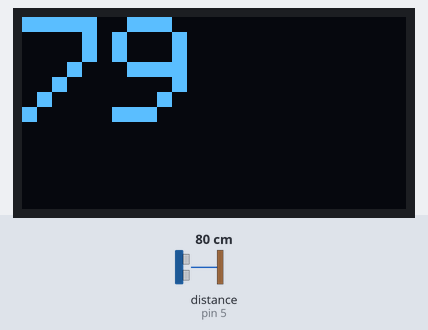
This sketch was run on a simulated Arduino Uno, built with avr-gcc and run on an emulated ATmega328P. Shown: 128×64 one-colour display. Wiring (inferred from the names in the program): ultrasonic range finder: trigger pin 4; echo pin 5. Inputs (shaded band) come from the test bench; at power-on: distance to the obstacle (sensor on pin 5) 80 cm. The echo pulse lasts 58.3 µs per cm; the display library's start-up logo is not drawn; what the sketch prints to the serial monitor is not drawn.

Above: at 3.28 s.
3.3 s: distance to the obstacle (sensor on pin 5) set to 4 cm
At 4.1 s:
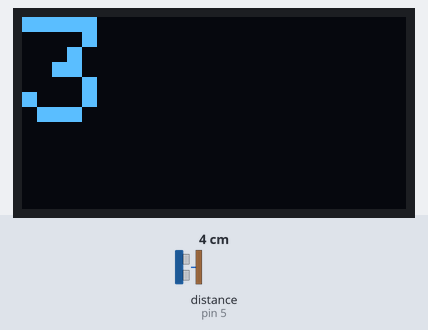
4.8 s: distance to the obstacle (sensor on pin 5) set to 2 cm
At 5.5 s:
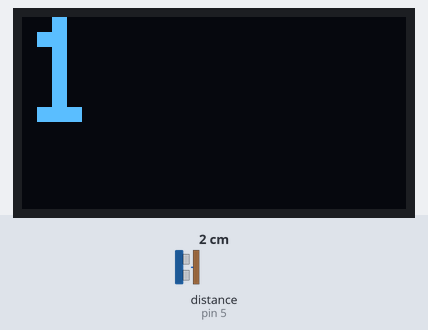
6.3 s: distance to the obstacle (sensor on pin 5) set to 250 cm
At 7.0 s:
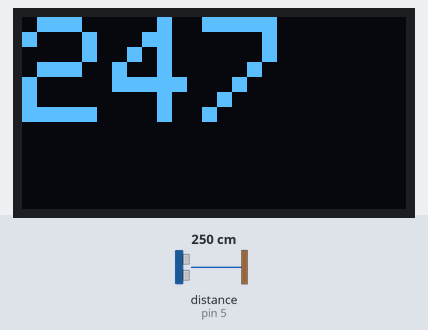
7.8 s: distance to the obstacle (sensor on pin 5) set to 60 cm
At 8.8 s:
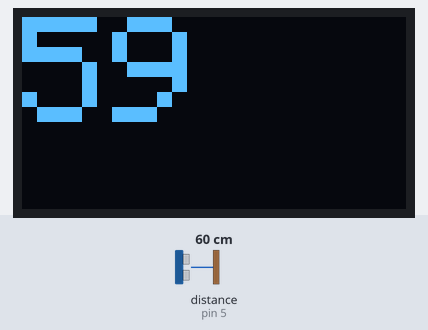
Timing chart, 0 to 10.3 s (numbered marks = the images above; inputs shaded):
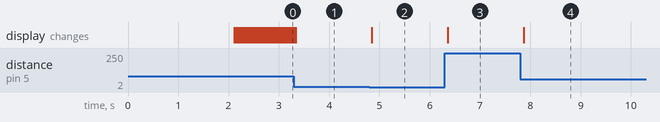

The sketch:

Robotics_distance.ino
```cpp
// Adafruit SSD1306 - Version: 1.2.9
#include <Adafruit_SSD1306.h>
#include <splash.h>

/*
  Taylor Astill, Rob Lagwiniski, Onur Otemis, Daniel
*/

#include <SPI.h>
#include <Wire.h>
#include <Adafruit_GFX.h>

#define SCREEN_WIDTH 128 // OLED display width, in pixels
#define SCREEN_HEIGHT 64 // OLED display height, in pixels

#define OLED_RESET     4 // Reset pin # (or -1 if sharing Arduino reset pin)
Adafruit_SSD1306 display(SCREEN_WIDTH, SCREEN_HEIGHT, &Wire, OLED_RESET);

// pin numbers for Trig pin and echo pin
const int trigPin = 4;
const int echoPin = 5;

// defines variables
long duration;
int distance;

void setup() {
  pinMode(trigPin, OUTPUT);
  pinMode(echoPin, INPUT);

  Serial.begin(9600);

  if (!display.begin(SSD1306_SWITCHCAPVCC, 0x3c)) {
    Serial.println(F("Display setup failed"));
    for (;;);
  }

  // Display the splash screen
  display.display();

  delay(2000); // Pause for 2 seconds

  // Clear the buffer
  display.clearDisplay();

  display.setTextSize(5);
  display.setTextColor(WHITE);
  display.display();

}

void loop() {
  digitalWrite(trigPin, LOW);
  delayMicroseconds(2);

  // Sets the trigger to high for 10 microseconds
  digitalWrite(trigPin, HIGH);
  delayMicroseconds(10);
  digitalWrite(trigPin, LOW);

  // Reads the echoPin
  // returns the sound wave travel time in microseconds
  duration = pulseIn(echoPin, HIGH);

  // Calculating the distance
  distance = duration * 0.034 / 2;

  // Prints the distance on the Serial Monitor
  Serial.print("Distance: ");
  Serial.println(distance);

  display.clearDisplay();
  display.setCursor(0, 0);
  display.println(int(distance));
  display.display();
}
```

Measured:
- after the input at 3.3 s, the display: first differs from a run without the input at once (image 1)
- after the input at 4.8 s, the display: changes at once (image 2)
- after the input at 6.3 s, the display: changes after 0.05 s (image 3)
- after the input at 7.8 s, the display: changes after 0.07 s (image 4)
